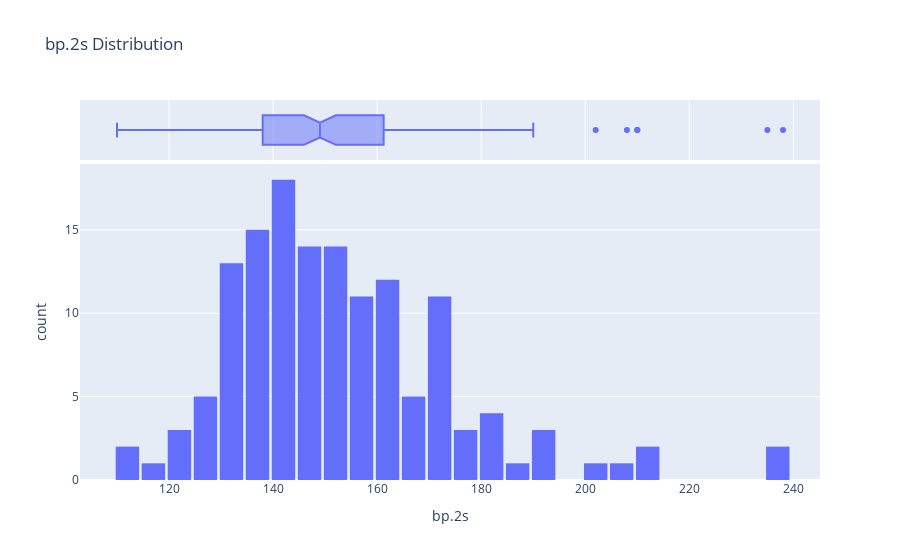

The code cell stored with this chart in its notebook:
### Code cell
#First we do visualizations of different features to assess their distributions before and after we impute the missing values
#This is important as it will help in choosing the best features to fit the models.

#Here is a visualization of bp.2s - which has 262 missing values before imputation. 
fig = px.histogram(df_raw, x='bp.2s', marginal='box', nbins=47, title='bp.2s Distribution')
fig.update_layout(bargap=0.1)
fig.show()

### Figure 1 — Plotly figure (JSON) as saved in the notebook; plotly's stock layout.template omitted (floating-point values rounded to 4 significant figures; data arrays with more than 128 entries replaced by an {"elided": "..."} marker saying what was removed)
{"data": [{"alignmentgroup": "True", "bingroup": "x", "hovertemplate": "bp.2s=%{x}<br>count=%{y}<extra></extra>", "legendgroup": "", "marker": {"color": "#636efa"}, "name": "", "nbinsx": 47, "offsetgroup": "", "orientation": "v", "showlegend": false, "type": "histogram", "x": {"elided": "403 int values"}, "xaxis": "x", "yaxis": "y"}, {"alignmentgroup": "True", "hovertemplate": "bp.2s=%{x}<extra></extra>", "legendgroup": "", "marker": {"color": "#636efa"}, "name": "", "notched": true, "offsetgroup": "", "showlegend": false, "type": "box", "x": {"elided": "403 int values"}, "xaxis": "x2", "yaxis": "y2"}], "layout": {"bargap": 0.1, "barmode": "relative", "legend": {"tracegroupgap": 0}, "title": {"text": "bp.2s Distribution"}, "xaxis": {"anchor": "y", "domain": [0, 1], "title": {"text": "bp.2s"}}, "xaxis2": {"anchor": "y2", "domain": [0, 1], "matches": "x", "showgrid": true, "showticklabels": false}, "yaxis": {"anchor": "x", "domain": [0, 0.8316], "title": {"text": "count"}}, "yaxis2": {"anchor": "x2", "domain": [0.8416, 1], "matches": "y2", "showgrid": false, "showline": false, "showticklabels": false, "ticks": ""}}}
